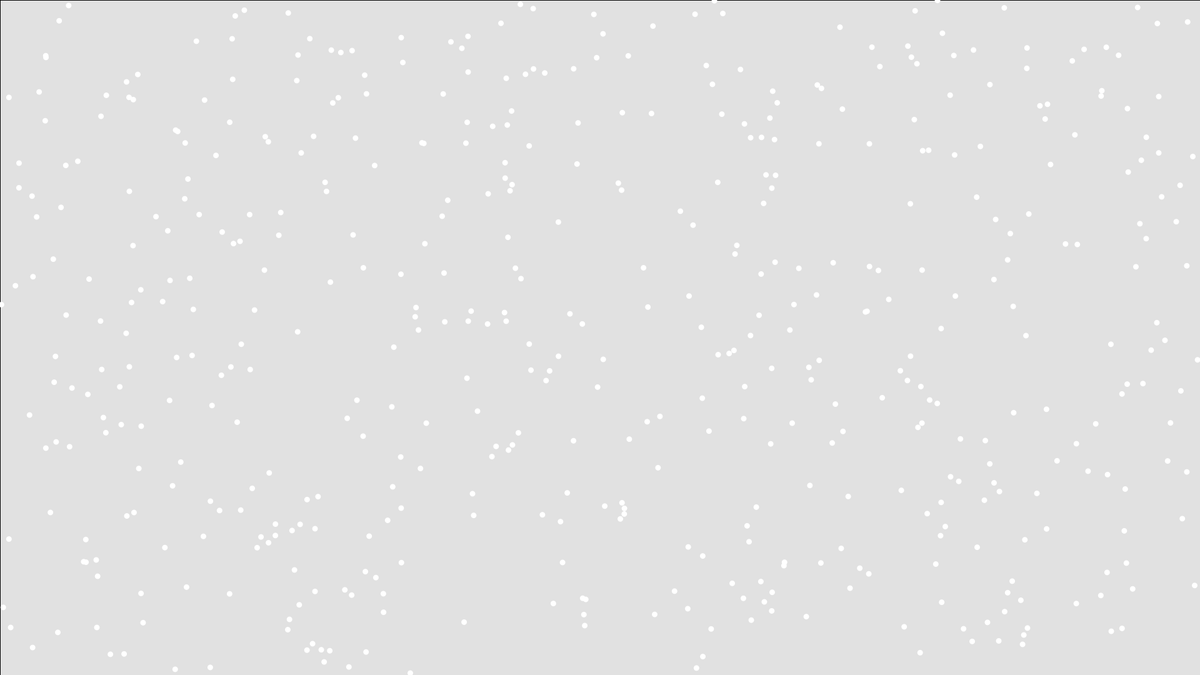
Frame 1 (no input)
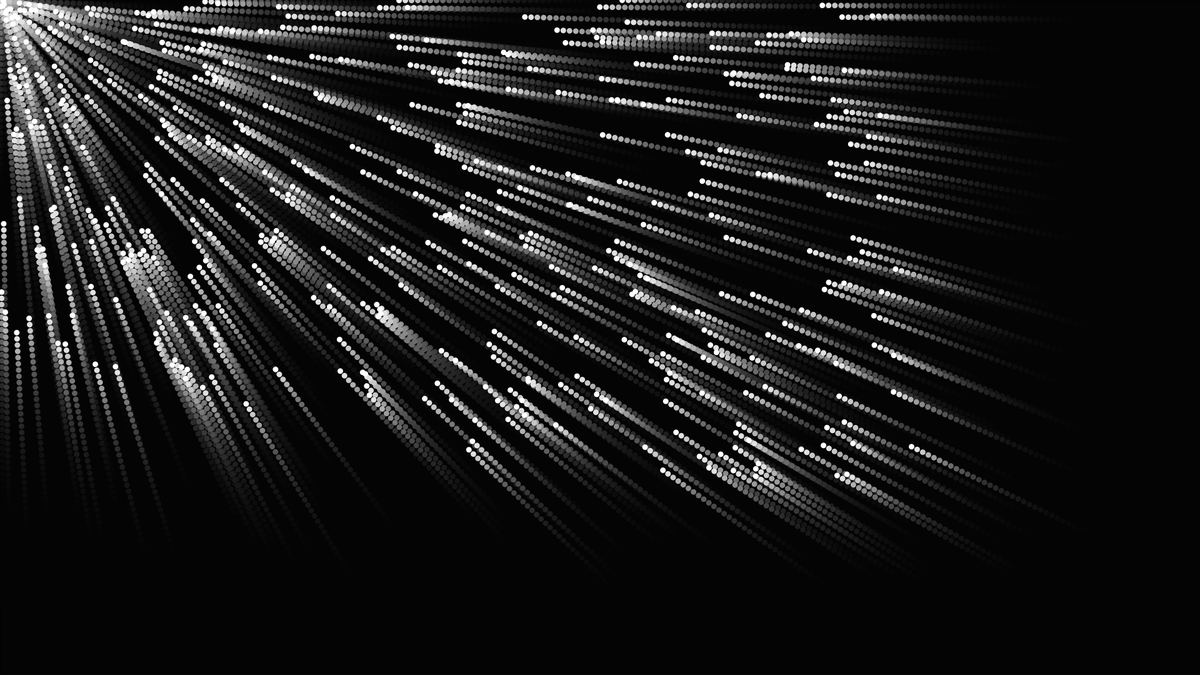
Frame 60 (the mouse pressed at the canvas centre just before this capture)
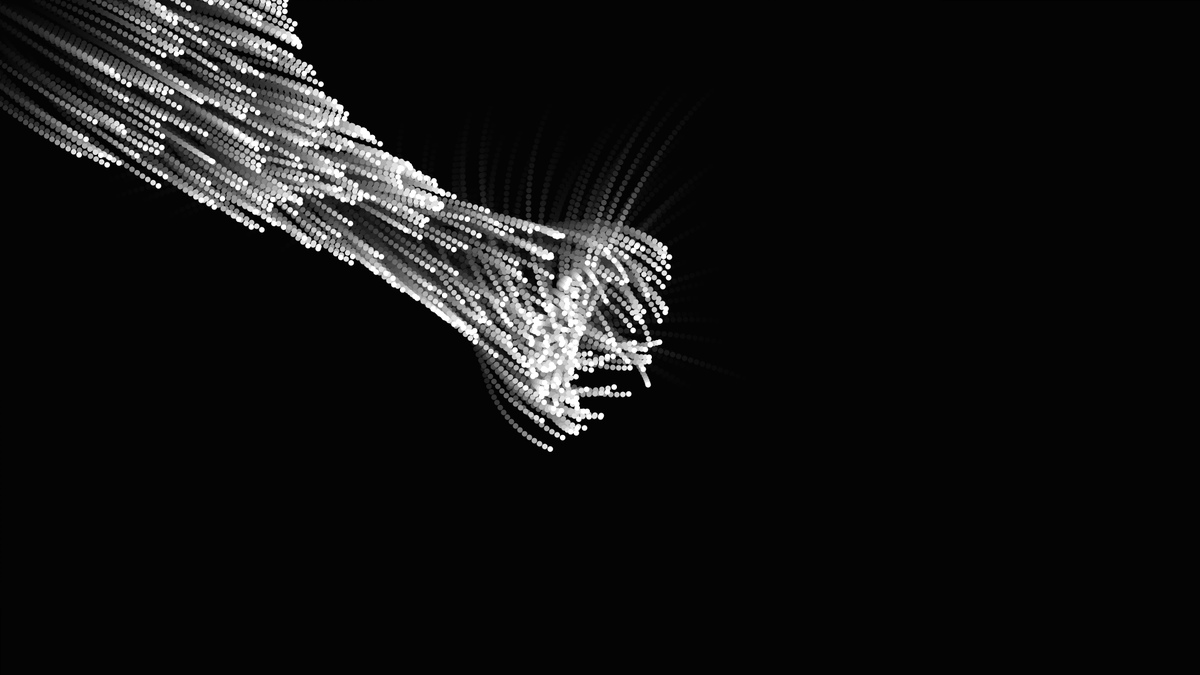
Frame 120 (the mouse held since frame 60 and released just before this capture)

The Processing sketch that drew these frames (run headless with seeded random() and noise(); from frame 60 on, the mouse is pressed at the canvas centre):

// Processing sketch: Swarm
// ── Swarm.pde
class Follower {
  PVector loc, vel, acc; 

Follower(){
  loc = new PVector(random(width), random(height));
  vel= new PVector();
  acc= new PVector();
}

void render(){
  //fill(acc.mag() * 500,255,255); 
  fill(255);
  noStroke();
  ellipse(loc.x,loc.y,9,9);
}

void update(){
  acc = new PVector(mouseX-loc.x, mouseY -loc.y); 
  acc.limit(.5);
  vel.add(acc);
  vel.limit(10);
  loc.add(vel);
}
}

Follower [] follower = new Follower[500];

void setup(){
  size(1920,1080);
    background(255);
  for( int i =0; i < follower.length; i++){
    follower[i] = new Follower();
  }
}

void draw(){

  fill(0,0,0,30);
  rect(0,0,1920,1080);
  for( int i =0; i < follower.length; i++){
    follower[i].update(); 
        follower[i].render(); 

  } 
}
